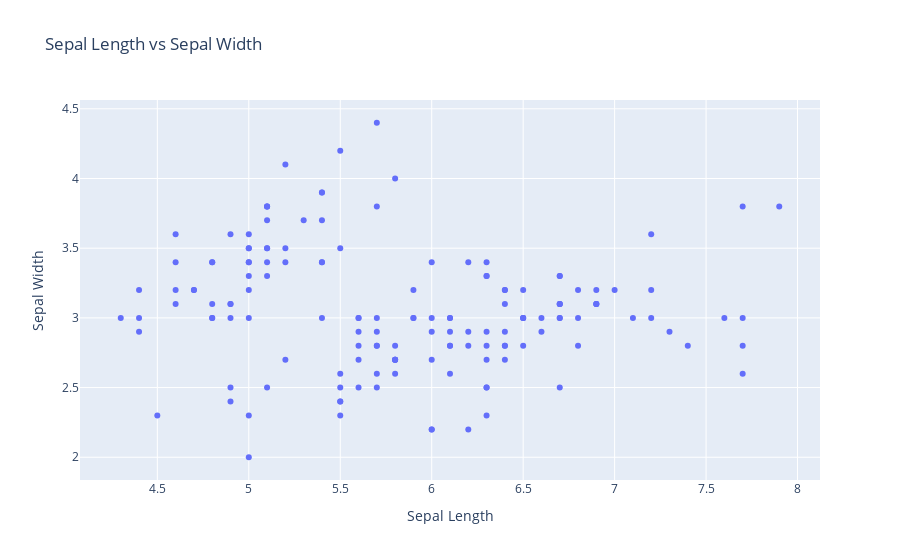

Notebook source saved alongside this figure:
### Markdown cell above
---

## Ejercicio 3: Gráfico de dispersión (scatter)

3.1) Crea un scatter de sepal_length vs sepal_width

### Code cell
# Tu código aquí

fig = px.scatter(
    iris,
    x="sepal.length",
    y="sepal.width",
    title="Sepal Length vs Sepal Width",
    labels={"sepal.length": "Sepal Length", "sepal.width": "Sepal Width"}
)

fig.show()

### Figure 1 — Plotly figure (JSON) as saved in the notebook; plotly's stock layout.template omitted (floating-point values rounded to 4 significant figures; data arrays with more than 128 entries replaced by an {"elided": "..."} marker saying what was removed)
{"data": [{"hovertemplate": "Sepal Length=%{x}<br>Sepal Width=%{y}<extra></extra>", "legendgroup": "", "marker": {"color": "#636efa", "symbol": "circle"}, "mode": "markers", "name": "", "orientation": "v", "showlegend": false, "type": "scatter", "x": {"elided": "150 float values"}, "xaxis": "x", "y": {"elided": "150 float values"}, "yaxis": "y"}], "layout": {"legend": {"tracegroupgap": 0}, "title": {"text": "Sepal Length vs Sepal Width"}, "xaxis": {"anchor": "y", "domain": [0, 1], "title": {"text": "Sepal Length"}}, "yaxis": {"anchor": "x", "domain": [0, 1], "title": {"text": "Sepal Width"}}}}
